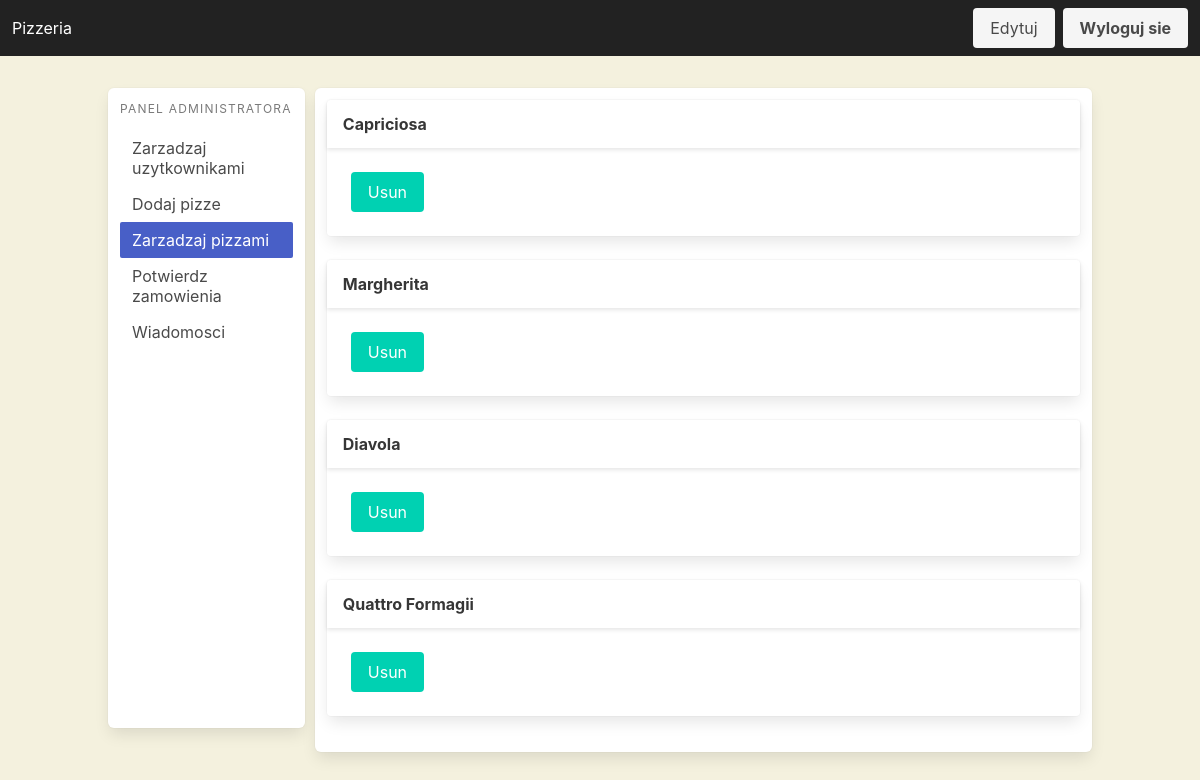
/admin.php?page=pizza (signed in), run on the app's committed database.
### tables this page shows
CREATE TABLE pizza (
    id INT NOT NULL AUTO_INCREMENT PRIMARY KEY,
    name varchar(100),
    description varchar(500),
    price FLOAT,
    deleted BOOLEAN DEFAULT FALSE
);

### api/pizza.php (called while the page is built, shortened)
<?php
require_once "db.php";
function pizza_all() {
    global $mysqli;
    $pizzas = $mysqli->query("SELECT * FROM pizza")->fetch_all(MYSQLI_ASSOC);
    return $pizzas;
}
        ?>

### admin/pizza.php (the view, shortened to what this page needs)
<?php
require_once "api/db.php";
require_once "api/pizza.php";
$pizzas = pizza_all();
foreach ($pizzas as $pizza) {
    $deleted = boolval(intval($pizza["deleted"]));
    $label = $deleted ? "Przywroc" : "Usun";
    ?>
    <div class="card">
        <div class="card-header">
            <div class="card-header-title"><?= $pizza["name"] ?></div>
        </div>
        <div class="card-content">
            <form action="?page=pizza" method="post">
                <input class="button is-primary" type="submit" value="<?= $label ?>">
            </form>
        </div>
    </div>
    <br>
    <?php
}
?>

### static/style.css (style rules this page uses)
html, body { background: #f4f1de; }

### data on the page
pizza: name "Capriciosa", deleted "Usun"
pizza: name "Margherita", deleted "Usun"
pizza: name "Diavola", deleted "Usun"
pizza: name "Quattro Formagii", deleted "Usun"

### other printed values
$page["name"] "Zarzadzaj uzytkownikami"
$page["name"] "Dodaj pizze"
$page["name"] "Zarzadzaj pizzami"
$page["name"] "Potwierdz zamowienia"
$page["name"] "Wiadomosci"
